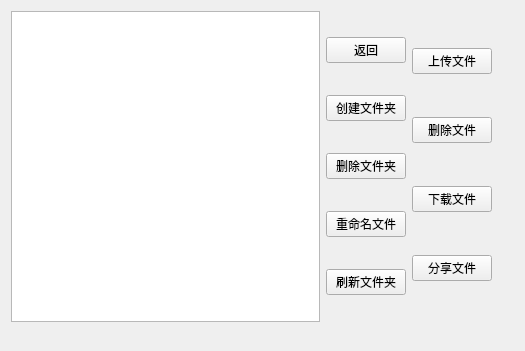
<?xml version="1.0" encoding="UTF-8"?>
<ui version="4.0">
 <class>Book</class>
 <widget class="QWidget" name="Book">
  <property name="geometry">
   <rect>
    <x>0</x>
    <y>0</y>
    <width>525</width>
    <height>351</height>
   </rect>
  </property>
  <property name="windowTitle">
   <string>Form</string>
  </property>
  <property name="styleSheet">
   <string notr="true"/>
  </property>
  <widget class="QWidget" name="">
   <property name="geometry">
    <rect>
     <x>11</x>
     <y>11</y>
     <width>481</width>
     <height>311</height>
    </rect>
   </property>
   <layout class="QGridLayout" name="gridLayout">
    <item row="0" column="0">
     <widget class="QListWidget" name="listWidget"/>
    </item>
    <item row="0" column="1">
     <layout class="QHBoxLayout" name="horizontalLayout">
      <item>
       <layout class="QVBoxLayout" name="verticalLayout">
        <item>
         <widget class="QPushButton" name="m_pReturnButton">
          <property name="text">
           <string>返回</string>
          </property>
         </widget>
        </item>
        <item>
         <widget class="QPushButton" name="m_CreateButton">
          <property name="text">
           <string>创建文件夹</string>
          </property>
         </widget>
        </item>
        <item>
         <widget class="QPushButton" name="m_DeleteButton">
          <property name="text">
           <string>删除文件夹</string>
          </property>
         </widget>
        </item>
        <item>
         <widget class="QPushButton" name="m_RenameButton">
          <property name="text">
           <string>重命名文件</string>
          </property>
         </widget>
        </item>
        <item>
         <widget class="QPushButton" name="m_FlushDirButton">
          <property name="text">
           <string>刷新文件夹</string>
          </property>
         </widget>
        </item>
       </layout>
      </item>
      <item>
       <layout class="QVBoxLayout" name="verticalLayout_2">
        <item>
         <widget class="QPushButton" name="m_UploadButton">
          <property name="text">
           <string>上传文件</string>
          </property>
         </widget>
        </item>
        <item>
         <widget class="QPushButton" name="m_DeleteFileButton">
          <property name="text">
           <string>删除文件</string>
          </property>
         </widget>
        </item>
        <item>
         <widget class="QPushButton" name="m_DownloadButton">
          <property name="text">
           <string>下载文件</string>
          </property>
         </widget>
        </item>
        <item>
         <widget class="QPushButton" name="m_ShareButton">
          <property name="text">
           <string>分享文件</string>
          </property>
         </widget>
        </item>
       </layout>
      </item>
     </layout>
    </item>
   </layout>
  </widget>
 </widget>
 <resources/>
 <connections/>
</ui>
